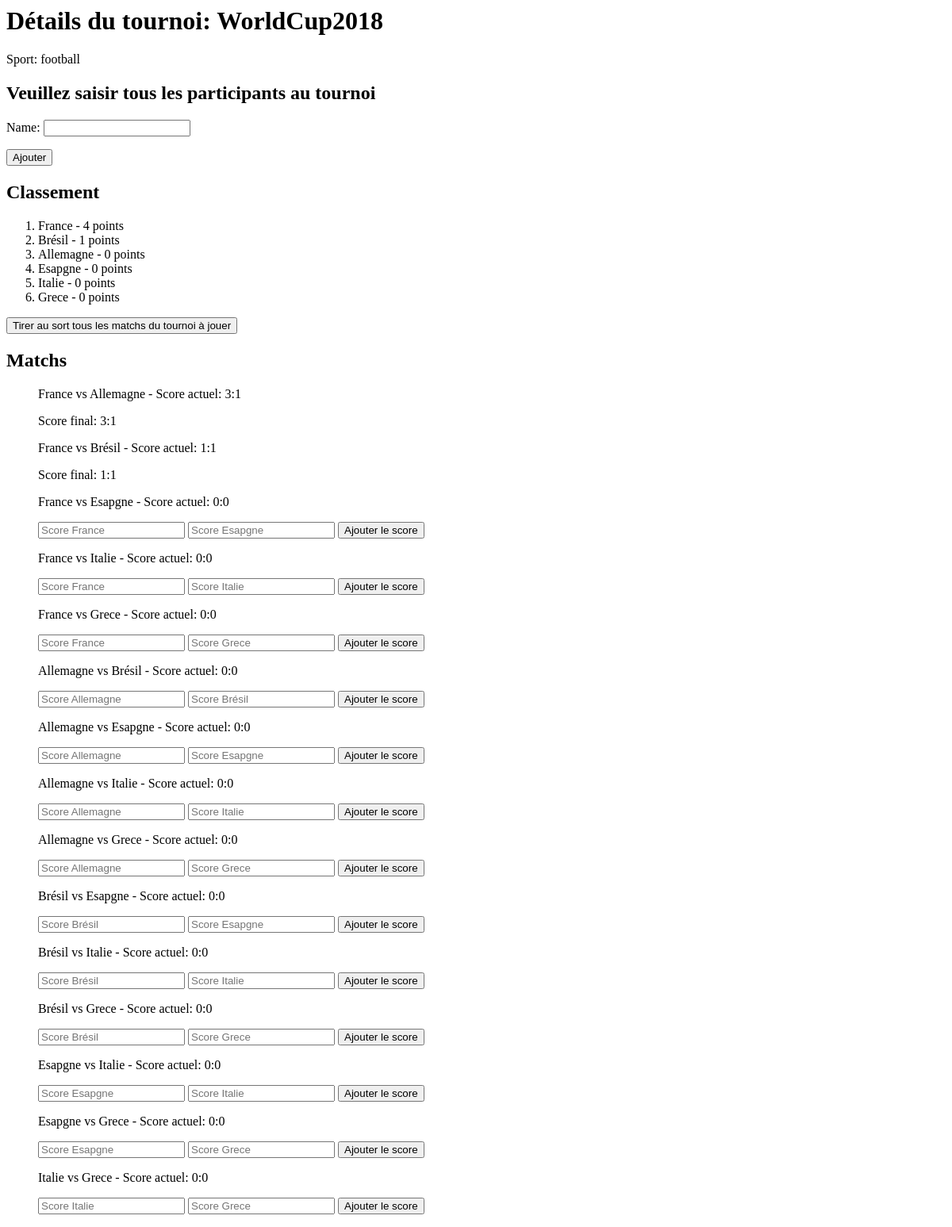
The app's page /create_matches/3/, older data.
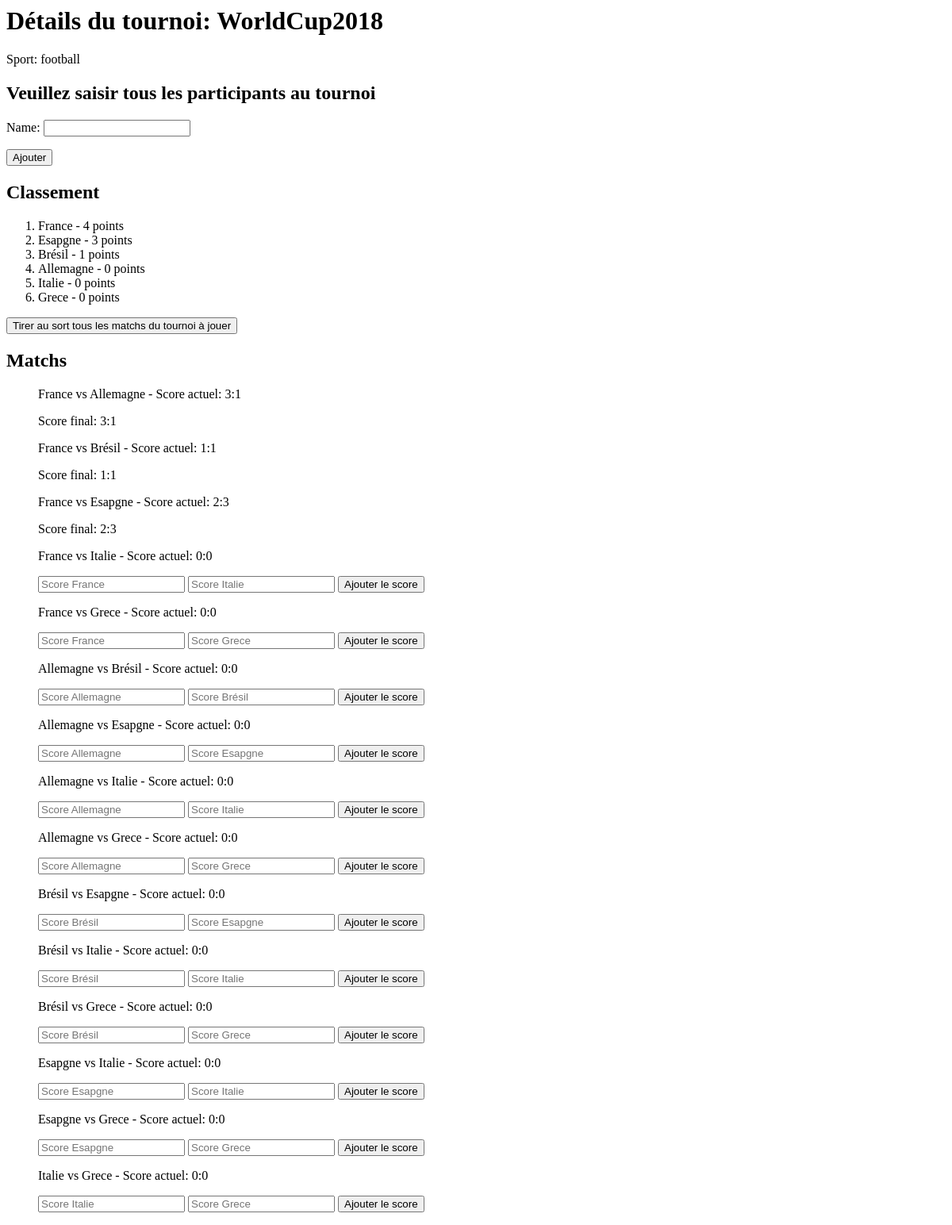
The same page, newer data.
### tournamentManagement/models.py (models this page shows, shortened)
class Participant(models.Model):
    name = models.CharField(max_length=100)
    tournaments = models.ManyToManyField(Tournament, related_name='participantsTournaments')
    match = models.ManyToManyField('Match', related_name='participantsMatch')
    points = models.PositiveIntegerField(default=0)

class Match(models.Model):
    tournament = models.ForeignKey(Tournament, on_delete=models.CASCADE)
    firstParticipant = models.ForeignKey(Participant, related_name='firstParticipant', on_delete=models.CASCADE)
    secondParticipant = models.ForeignKey(Participant, related_name='secondParticipant', on_delete=models.CASCADE, null=True, blank=True, default=None)
    firstParticipantScore = models.PositiveIntegerField(default=0)
    secondParticipantScore = models.PositiveIntegerField(default=0)
    winner = models.ForeignKey(Participant, related_name='winner', on_delete=models.CASCADE, null=True, blank=True, default=None)

### tournamentManagement/views.py (the view)
# urls.py: path('create_matches/<int:tournament_id>/', displayTournamentDetails, name='displayTournamentDetails'),
def displayTournamentDetails(request, tournament_id):
    tournament = get_object_or_404(Tournament, pk=tournament_id)
    participants = tournament.participants.all().order_by('-points')
    participant_form = ParticipantForm()
    matches = Match.objects.filter(tournament=tournament).select_related('firstParticipant', 'secondParticipant')
    return render(request, 'tournament_detail.html', {
        'tournament': tournament,
        'participants': participants,
        'matches': matches,
        'participant_form': participant_form
    })

### tournamentManagement/forms.py
class ParticipantForm(forms.ModelForm):
    class Meta:
        model = Participant
        fields = ['name']
        widgets = {
            'name': forms.TextInput(attrs={'class': 'form-control'}),
        }

### tournamentManagement/templates/tournament_detail.html (shortened to what this page needs)
{% block content %}
<h1>Détails du tournoi: {{ tournament.name }}</h1>
<p>Sport: {{ tournament.sport }}</p>
<h2>Veuillez saisir tous les participants au tournoi</h2>
<form method="post" action="{% url 'add_participant' tournament.id %}">
    {{ participant_form.as_p }}
    <button type="submit">Ajouter</button>
</form>
<h2>Classement</h2>
<ol>
    {% for participant in participants %}
        <li>{{ participant.name }} - {{ participant.points }} points</li>
    {% endfor %}
</ol>
<form method="post" action="{% url 'create_match_for_tournament' tournament.id %}">
    <button type="submit">Tirer au sort tous les matchs du tournoi à jouer</button>
</form>
<h2>Matchs</h2>
<ul>
    {% for match in matches %}
    <div>
        <p>{{ match.firstParticipant.name }} vs {{ match.secondParticipant.name }} - Score actuel: {{ match.firstParticipantScore }}:{{ match.secondParticipantScore }}</p>
        {% if match.firstParticipantScore == 0 and match.secondParticipantScore == 0 %}
            <form method="post" action="{% url 'addScoreForMatch' match.id tournament.id %}">
                <input type="text" name="firstParticipantScore" placeholder="Score {{ match.firstParticipant.name }}" required>
                <input type="text" name="secondParticipantScore" placeholder="Score {{ match.secondParticipant.name }}" required>
                <button type="submit">Ajouter le score</button>
            </form>
        {% else %}
        Score final: {{ match.firstParticipantScore }}:{{ match.secondParticipantScore }}
        {% endif %}
    </div>
    {% endfor %}
</ul>
{% endblock %}

Row changes from the older to the newer data that the page shows:
changed Participant "Esapgne": points "0" → "3"; moves up the list
changed Match (number 3 of 15 on the later page): firstParticipantScore "0" → "2"; secondParticipantScore "0" → "3"; firstParticipantScore "Score France" → "2"; secondParticipantScore "Score Esapgne" → "3"; firstParticipantScore "Ajouter le score" → "Score final: :"
